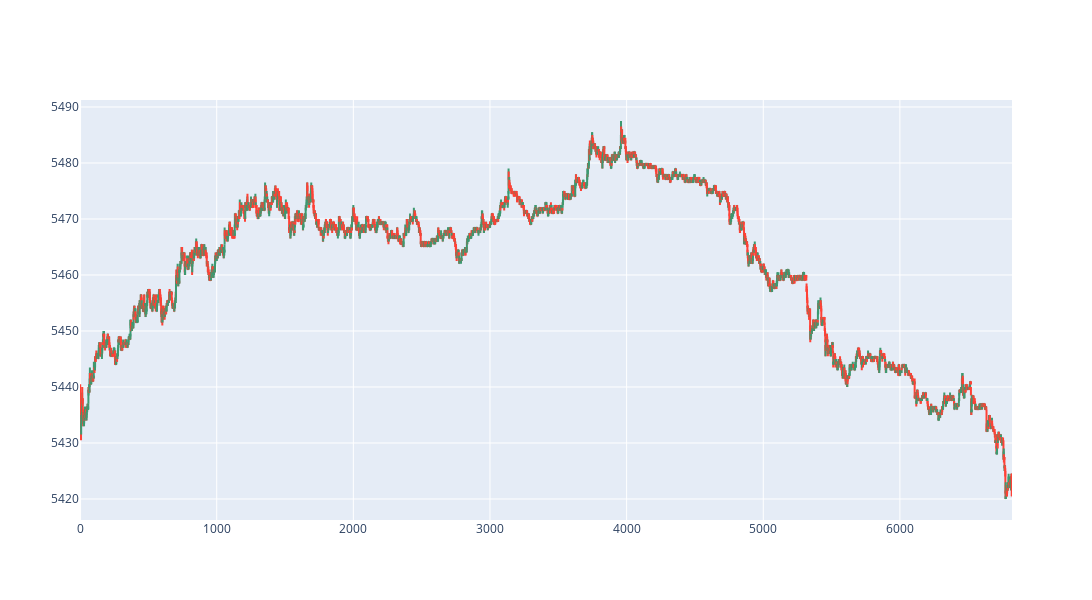

Write notebook code for a chart like this one.
### Code cell
def plot_chart():
    fig = go.Figure(
        data=go.Ohlc(
            open=ohlc["open"],
            high=ohlc["high"],
            low=ohlc["low"],
            close=ohlc["close"],
        )
    )

    fig.update(layout_xaxis_rangeslider_visible=False)

    fig.update_layout(
        autosize=True,
        width=1500,
        height=600,
    )

    return fig


plot_chart()

### Figure 1 — Plotly figure (JSON) as saved in the notebook; plotly's stock layout.template omitted (floating-point values rounded to 4 significant figures; data arrays with more than 128 entries replaced by an {"elided": "..."} marker saying what was removed)
{"data": [{"close": {"elided": "6821 float values"}, "high": {"elided": "6821 float values"}, "low": {"elided": "6821 float values"}, "open": {"elided": "6821 float values"}, "type": "ohlc"}], "layout": {"autosize": true, "height": 600, "width": 1500, "xaxis": {"rangeslider": {"visible": false}}}}
